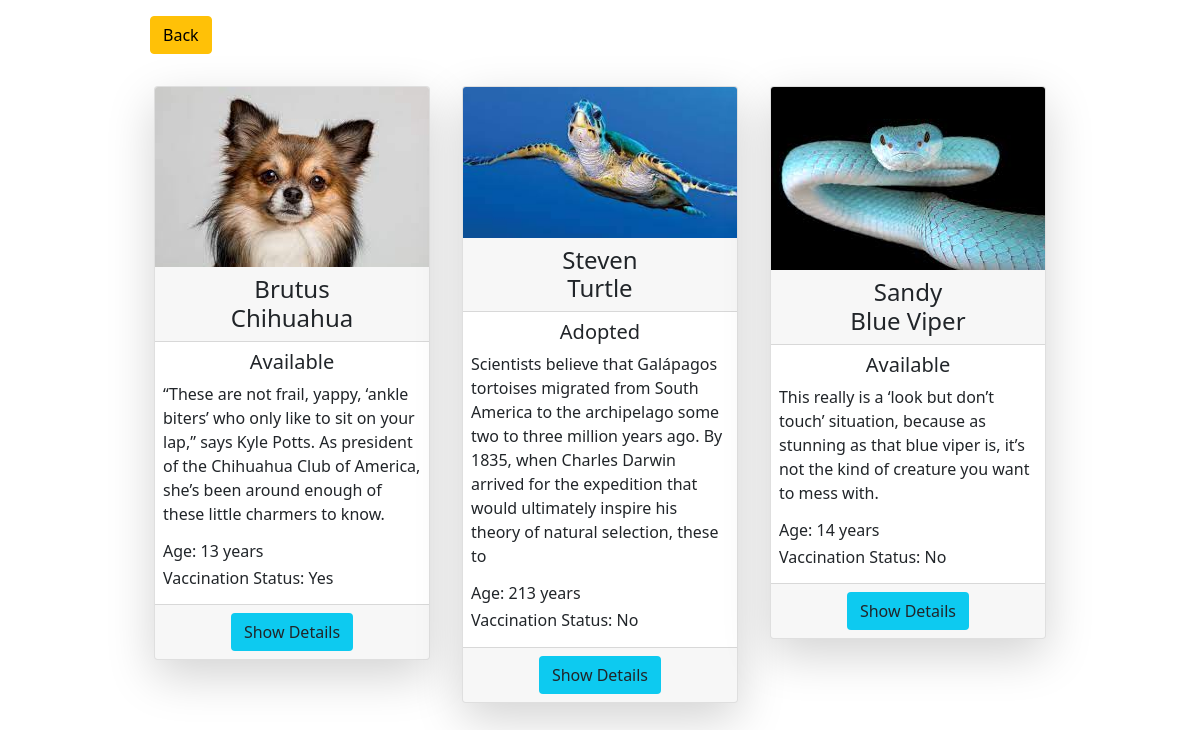
Page /animals/seniors.php on the committed database.
### tables this page shows
CREATE TABLE `animals` (
  `id` int(11) NOT NULL,
  `name` varchar(255) NOT NULL,
  `located` varchar(255) NOT NULL,
  `size` varchar(255) NOT NULL,
  `age` int(4) NOT NULL,
  `vaccinated` enum('Yes','No') NOT NULL,
  `breed` varchar(255) NOT NULL,
  `description` varchar(255) NOT NULL,
  `status` enum('Adopted','Available') NOT NULL,
  `picture` varchar(255) NOT NULL
);

### animals/seniors.php (the view, shortened to what this page needs)
<?php
require_once '../components/db_connect.php';
$sql = "SELECT * FROM animals WHERE age > 8";
$result = mysqli_query($connect, $sql);
$tbody = '';
if (mysqli_num_rows($result) > 0) {
    while ($row = mysqli_fetch_array($result, MYSQLI_ASSOC)) {
        $tbody .= "
        <div class='col p-3'>
            <div class='card p-0 shadow-lg bg-body rounded all-animals'>
                <img class='card-img-top' src='../pictures/" . $row['picture'] . "'alt='" . $row['name'] . "'>
                <h4 class='card-header text-center'>" . $row['name'] . "</br>" . $row['breed'] . "</h4>
                <div class='card-body p-2'>
                    <p class='h5 card-text text-center'>" . $row['status'] . "</p>
                    <p class='card-text'>" . $row['description'] . "</p>
                    <p class='h6'>
                    Age: " . $row['age'] . " years
                    </p>
                    <p class='h6'>
                    Vaccination Status: " . $row['vaccinated'] . "
                    </p>
                </div>
                <div class='card-footer text-center'>
                   <a class='btn btn-small bg-info' href='details.php?id=" . $row['id'] . "'>Show Details</a>
                </div>
            </div>
        </div>";
    }
} else {
    $tbody =  "<tr><td colspan='5'><center>No Data Available </center></td></tr>";
}
?>
<!DOCTYPE html>
<html lang="en">
<head>
    <?php require_once '../components/boot.php' ?>
</head>
<body>
    <div class="manageProduct w-75 mt-3">
        <div class='mb-3'>
            <a href="../animals/home.php"><button class='btn btn-warning' type="button">Back</button></a>
        </div>
        <div class="row row-cols-1 row-cols-sm-2 row-cols-md-3 cont">
            <?= $tbody; ?>
        </div>
    </div>
</body>
</html>

### animals/seniors.php (style rules this page uses)
.manageProduct { margin: auto; }

### rows in the picture
animals: picture (picture), name "Brutus", breed "Chihuahua", status "Available", description "“These are not frail, yappy, ‘ankle biters’ who only like to sit on your lap,” says Kyle Potts. As president of the Chihuahua Club of America, she’s been around enough of these little charmers to know.", age "13", vaccinated "Yes"
animals: picture (picture), name "Steven", breed "Turtle", status "Adopted", description "Scientists believe that Galápagos tortoises migrated from South America to the archipelago some two to three million years ago. By 1835, when Charles Darwin arrived for the expedition that would ultimately inspire his theory of natural selection, these to", age "213", vaccinated "No"
animals: picture (picture), name "Sandy", breed "Blue Viper", status "Available", description "This really is a ‘look but don’t touch’ situation, because as stunning as that blue viper is, it’s not the kind of creature you want to mess with.", age "14", vaccinated "No"
